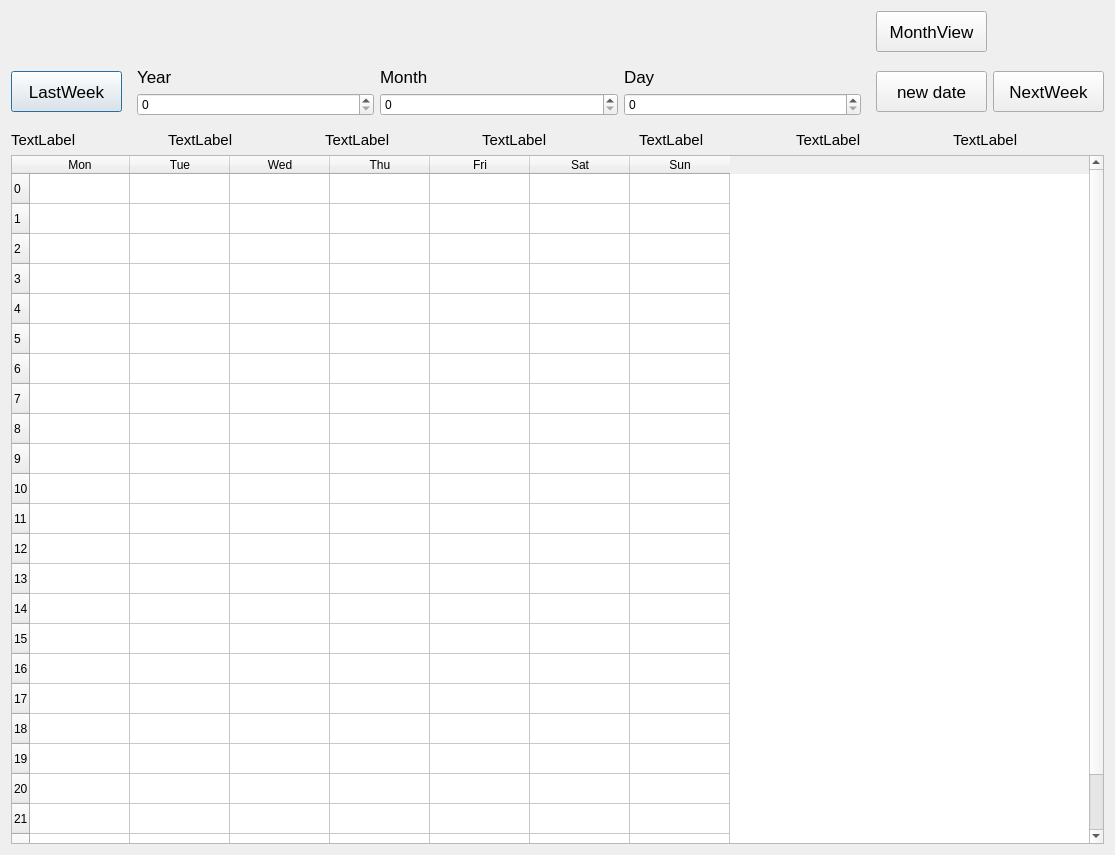
<?xml version="1.0" encoding="UTF-8"?>
<ui version="4.0">
 <class>WeekDialog</class>
 <widget class="QDialog" name="WeekDialog">
  <property name="geometry">
   <rect>
    <x>0</x>
    <y>0</y>
    <width>1115</width>
    <height>855</height>
   </rect>
  </property>
  <property name="windowTitle">
   <string>Dialog</string>
  </property>
  <layout class="QGridLayout" name="gridLayout">
   <item row="1" column="1">
    <widget class="QWidget" name="widgets_YMD" native="true">
     <layout class="QVBoxLayout" name="verticalLayout_2">
      <item>
       <layout class="QHBoxLayout" name="horizontalLayout_2">
        <item>
         <widget class="QLabel" name="label">
          <property name="font">
           <font>
            <pointsize>13</pointsize>
           </font>
          </property>
          <property name="text">
           <string>Year</string>
          </property>
         </widget>
        </item>
        <item>
         <widget class="QLabel" name="label_2">
          <property name="font">
           <font>
            <pointsize>13</pointsize>
           </font>
          </property>
          <property name="text">
           <string>Month</string>
          </property>
         </widget>
        </item>
        <item>
         <widget class="QLabel" name="label_3">
          <property name="font">
           <font>
            <pointsize>13</pointsize>
           </font>
          </property>
          <property name="text">
           <string>Day</string>
          </property>
         </widget>
        </item>
       </layout>
      </item>
      <item>
       <layout class="QHBoxLayout" name="horizontalLayout">
        <item>
         <widget class="QSpinBox" name="spinBox_Year">
          <property name="maximum">
           <number>9999</number>
          </property>
         </widget>
        </item>
        <item>
         <widget class="QSpinBox" name="spinBox_Month">
          <property name="maximum">
           <number>9999</number>
          </property>
         </widget>
        </item>
        <item>
         <widget class="QSpinBox" name="spinBox_Day">
          <property name="maximum">
           <number>9999</number>
          </property>
         </widget>
        </item>
       </layout>
      </item>
     </layout>
    </widget>
   </item>
   <item row="3" column="0" colspan="4">
    <widget class="QTableWidget" name="tableWidget">
     <property name="minimumSize">
      <size>
       <width>731</width>
       <height>411</height>
      </size>
     </property>
     <property name="styleSheet">
      <string notr="true"/>
     </property>
     <row>
      <property name="text">
       <string>0</string>
      </property>
     </row>
     <row>
      <property name="text">
       <string>1</string>
      </property>
     </row>
     <row>
      <property name="text">
       <string>2</string>
      </property>
     </row>
     <row>
      <property name="text">
       <string>3</string>
      </property>
     </row>
     <row>
      <property name="text">
       <string>4</string>
      </property>
     </row>
     <row>
      <property name="text">
       <string>5</string>
      </property>
     </row>
     <row>
      <property name="text">
       <string>6</string>
      </property>
     </row>
     <row>
      <property name="text">
       <string>7</string>
      </property>
     </row>
     <row>
      <property name="text">
       <string>8</string>
      </property>
     </row>
     <row>
      <property name="text">
       <string>9</string>
      </property>
     </row>
     <row>
      <property name="text">
       <string>10</string>
      </property>
     </row>
     <row>
      <property name="text">
       <string>11</string>
      </property>
     </row>
     <row>
      <property name="text">
       <string>12</string>
      </property>
     </row>
     <row>
      <property name="text">
       <string>13</string>
      </property>
     </row>
     <row>
      <property name="text">
       <string>14</string>
      </property>
     </row>
     <row>
      <property name="text">
       <string>15</string>
      </property>
     </row>
     <row>
      <property name="text">
       <string>16</string>
      </property>
     </row>
     <row>
      <property name="text">
       <string>17</string>
      </property>
     </row>
     <row>
      <property name="text">
       <string>18</string>
      </property>
     </row>
     <row>
      <property name="text">
       <string>19</string>
      </property>
     </row>
     <row>
      <property name="text">
       <string>20</string>
      </property>
     </row>
     <row>
      <property name="text">
       <string>21</string>
      </property>
     </row>
     <row>
      <property name="text">
       <string>22</string>
      </property>
     </row>
     <row>
      <property name="text">
       <string>23</string>
      </property>
     </row>
     <column>
      <property name="text">
       <string>Mon</string>
      </property>
     </column>
     <column>
      <property name="text">
       <string>Tue</string>
      </property>
     </column>
     <column>
      <property name="text">
       <string>Wed</string>
      </property>
     </column>
     <column>
      <property name="text">
       <string>Thu</string>
      </property>
     </column>
     <column>
      <property name="text">
       <string>Fri</string>
      </property>
     </column>
     <column>
      <property name="text">
       <string>Sat</string>
      </property>
     </column>
     <column>
      <property name="text">
       <string>Sun</string>
      </property>
     </column>
     <item row="0" column="0">
      <property name="text">
       <string/>
      </property>
     </item>
     <item row="1" column="0">
      <property name="text">
       <string/>
      </property>
     </item>
    </widget>
   </item>
   <item row="1" column="0">
    <widget class="QPushButton" name="button_LastWeek">
     <property name="minimumSize">
      <size>
       <width>111</width>
       <height>41</height>
      </size>
     </property>
     <property name="maximumSize">
      <size>
       <width>111</width>
       <height>41</height>
      </size>
     </property>
     <property name="font">
      <font>
       <pointsize>13</pointsize>
      </font>
     </property>
     <property name="text">
      <string>LastWeek</string>
     </property>
    </widget>
   </item>
   <item row="1" column="2">
    <widget class="QPushButton" name="button_Newdate">
     <property name="minimumSize">
      <size>
       <width>111</width>
       <height>41</height>
      </size>
     </property>
     <property name="maximumSize">
      <size>
       <width>111</width>
       <height>41</height>
      </size>
     </property>
     <property name="font">
      <font>
       <pointsize>13</pointsize>
      </font>
     </property>
     <property name="text">
      <string>new date</string>
     </property>
    </widget>
   </item>
   <item row="2" column="0" colspan="4">
    <layout class="QHBoxLayout" name="horizontalLayout_3">
     <item>
      <widget class="QLabel" name="label_Mon">
       <property name="font">
        <font>
         <pointsize>11</pointsize>
        </font>
       </property>
       <property name="text">
        <string>TextLabel</string>
       </property>
      </widget>
     </item>
     <item>
      <widget class="QLabel" name="label_Tue">
       <property name="font">
        <font>
         <pointsize>11</pointsize>
        </font>
       </property>
       <property name="text">
        <string>TextLabel</string>
       </property>
      </widget>
     </item>
     <item>
      <widget class="QLabel" name="label_Wed">
       <property name="font">
        <font>
         <pointsize>11</pointsize>
        </font>
       </property>
       <property name="text">
        <string>TextLabel</string>
       </property>
      </widget>
     </item>
     <item>
      <widget class="QLabel" name="label_Thu">
       <property name="font">
        <font>
         <pointsize>11</pointsize>
        </font>
       </property>
       <property name="text">
        <string>TextLabel</string>
       </property>
      </widget>
     </item>
     <item>
      <widget class="QLabel" name="label_Fri">
       <property name="font">
        <font>
         <pointsize>11</pointsize>
        </font>
       </property>
       <property name="text">
        <string>TextLabel</string>
       </property>
      </widget>
     </item>
     <item>
      <widget class="QLabel" name="label_Sat">
       <property name="font">
        <font>
         <pointsize>11</pointsize>
        </font>
       </property>
       <property name="text">
        <string>TextLabel</string>
       </property>
      </widget>
     </item>
     <item>
      <widget class="QLabel" name="label_Sun">
       <property name="font">
        <font>
         <pointsize>11</pointsize>
        </font>
       </property>
       <property name="text">
        <string>TextLabel</string>
       </property>
      </widget>
     </item>
    </layout>
   </item>
   <item row="1" column="3">
    <widget class="QPushButton" name="button_nextWeek">
     <property name="minimumSize">
      <size>
       <width>111</width>
       <height>41</height>
      </size>
     </property>
     <property name="maximumSize">
      <size>
       <width>111</width>
       <height>41</height>
      </size>
     </property>
     <property name="font">
      <font>
       <pointsize>13</pointsize>
      </font>
     </property>
     <property name="text">
      <string>NextWeek</string>
     </property>
    </widget>
   </item>
   <item row="0" column="2">
    <widget class="QPushButton" name="pushButton">
     <property name="minimumSize">
      <size>
       <width>111</width>
       <height>41</height>
      </size>
     </property>
     <property name="maximumSize">
      <size>
       <width>111</width>
       <height>41</height>
      </size>
     </property>
     <property name="font">
      <font>
       <pointsize>13</pointsize>
      </font>
     </property>
     <property name="text">
      <string>MonthView</string>
     </property>
    </widget>
   </item>
  </layout>
 </widget>
 <resources/>
 <connections/>
</ui>
